Frame 1 (no input): blank canvas, image omitted
Frame 60 (no input): blank canvas, image omitted
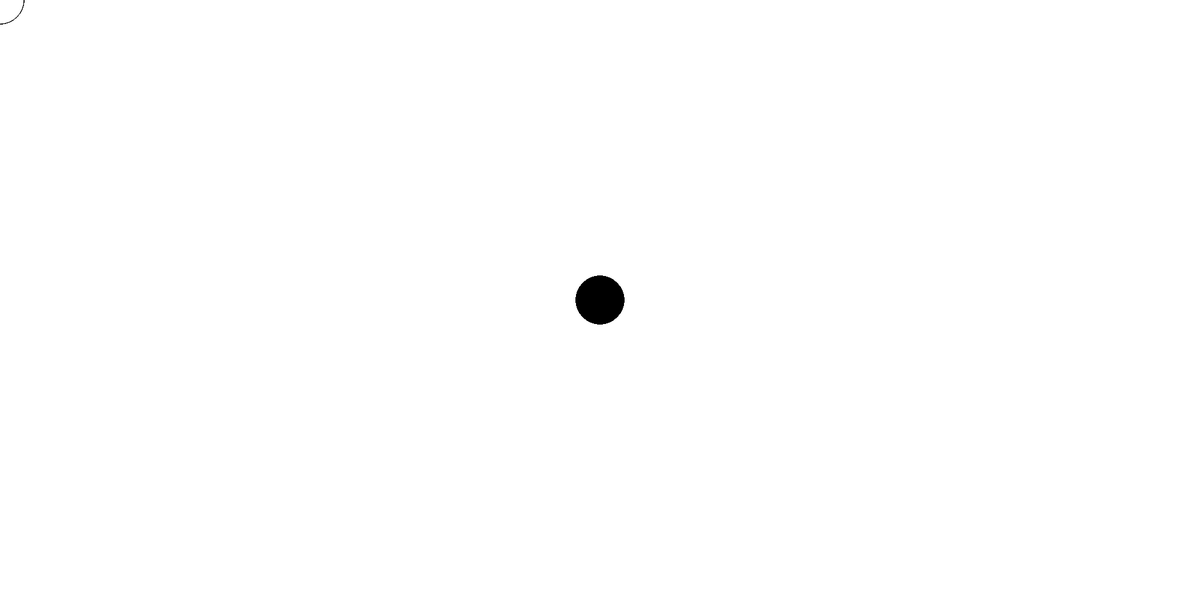
Frame 120 (the mouse pressed at the canvas centre since frame 60)

The p5.js sketch whose frames 1 and 60 were blank and that drew this single picture after the mouse press (run headless with seeded random() and noise() and a simulated clock; from frame 60 on, the mouse is pressed at the canvas centre):

// p5.js sketch
// ── sketch.js
function setup() {
    createCanvas(2000,1000);
  }
  
  function draw(){
    if(mouseIsPressed){
      fill(0);
    }else{
      fill(255);
    }
    ellipse(mouseX,mouseY,80,80);
  }
